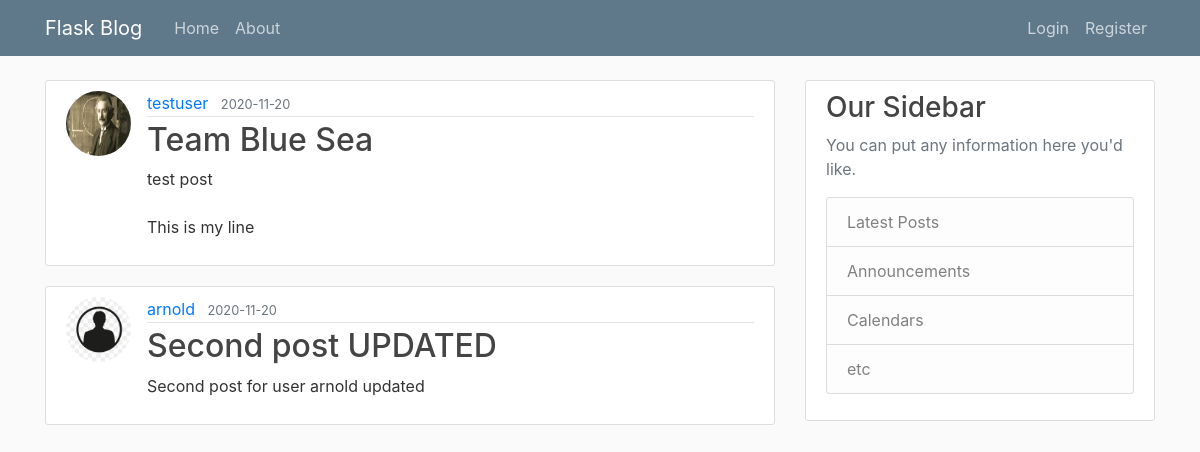
Page /home on the earlier database version.
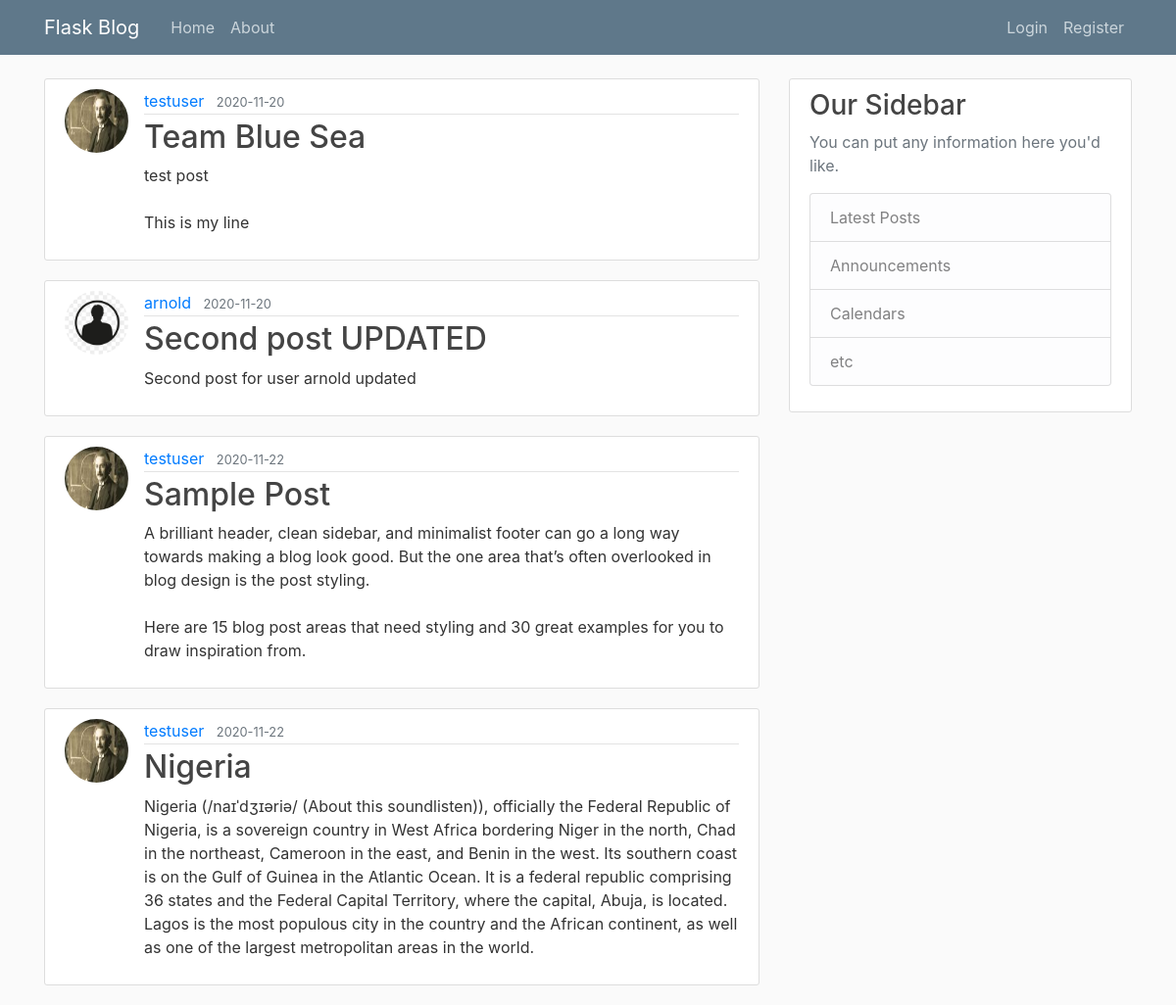
Same page on the later database version.
### flaskblog/models.py (models this page shows, shortened)
class Post(db.Model):
    id = db.Column(db.Integer, primary_key=True)
    title = db.Column(db.String(100), nullable=False)
    date_posted = db.Column(db.DateTime, nullable=False, default=datetime.utcnow)
    content = db.Column(db.Text, nullable=False)
    user_id = db.Column(db.Integer, db.ForeignKey('user.id'), nullable=False)

class User(db.Model, UserMixin):
    id = db.Column(db.Integer, primary_key=True)
    username = db.Column(db.String(20), unique=True, nullable=False)
    email = db.Column(db.String(120), unique=True, nullable=False)
    image_file = db.Column(db.String(20), nullable=False, default='default.jpg')
    password = db.Column(db.String(60), nullable=False)
    posts = db.relationship('Post', backref='author', lazy=True)

### flaskblog/routes.py (the view)
@app.route("/")
@app.route("/home")
def home():
    posts = Post.query.all()
    return render_template('home.html', posts=posts)

### flaskblog/templates/home.html
{% extends "layout.html" %}
{% block content %}
	{% for post in posts %}
		<article class="media content-section">
		  <img class="rounded-circle article-img" src="{{ url_for('static', filename='profile_pic/' + post.author.image_file) }}">
		  <div class="media-body">
		    <div class="article-metadata">
		      <a class="mr-2" href="#">{{ post.author.username }}</a>
		      <small class="text-muted">{{ post.date_posted.strftime('%Y-%m-%d') }}</small>
		    </div>
		    <h2><a class="article-title" href="{{ url_for('post', post_id=post.id)}}">{{ post.title }}</a></h2>
		    <p class="article-content">{{ post.content }}</p>
		  </div>
		</article>
	{% endfor %}
{% endblock content %}

### flaskblog/templates/layout.html (shortened to what this page needs)
<!DOCTYPE html>
<html>
<head>
    <link rel="stylesheet" href="https://maxcdn.bootstrapcdn.com/bootstrap/4.0.0/css/bootstrap.min.css">
    <link rel="stylesheet" type="text/css" href="{{ url_for('static', filename='main.css') }}">
</head>
<body>
    <header class="site-header">
      <nav class="navbar navbar-expand-md navbar-dark bg-steel fixed-top">
        <div class="container">
          <a class="navbar-brand mr-4" href="/">Flask Blog</a>
          <div class="collapse navbar-collapse" id="navbarToggle">
            <div class="navbar-nav mr-auto">
              <a class="nav-item nav-link" href="{{ url_for('home') }}">Home</a>
              <a class="nav-item nav-link" href="{{ url_for('about') }}">About</a>
            </div>
            <div class="navbar-nav">
              {% if current_user.is_authenticated %}
                <a class="nav-item nav-link" href="{{ url_for('new_post') }}">New Post</a>
                <a class="nav-item nav-link" href="{{ url_for('account') }}">Account</a>
                <a class="nav-item nav-link" href="{{ url_for('logout') }}">Logout</a>
              {% else %}
                <a class="nav-item nav-link" href="{{ url_for('login') }}">Login</a>
                <a class="nav-item nav-link" href="{{ url_for('register') }}">Register</a>
              {% endif %}
            </div>
          </div>
        </div>
      </nav>
    </header>
    <main role="main" class="container">
      <div class="row">
        <div class="col-md-8">
          {% block content %}{% endblock %}
        </div>
        <div class="col-md-4">
          <div class="content-section">
            <h3>Our Sidebar</h3>
            <p class='text-muted'>You can put any information here you'd like.
              <ul class="list-group">
                <li class="list-group-item list-group-item-light">Latest Posts</li>
                <li class="list-group-item list-group-item-light">Announcements</li>
                <li class="list-group-item list-group-item-light">Calendars</li>
                <li class="list-group-item list-group-item-light">etc</li>
              </ul>
            </p>
          </div>
        </div>
      </div>
    </main>
</body>
</html>

### flaskblog/static/main.css (style rules this page uses)
body { background: #fafafa; color: #333333; margin-top: 5rem; }
h1, h2, h3, h4, h5, h6 { color: #444444; }
.bg-steel { background-color: #5f788a; }
.site-header .navbar-nav .nav-link { color: #cbd5db; }
.content-section { background: #ffffff; padding: 10px 20px; border: 1px solid #dddddd; border-radius: 3px; margin-bottom: 20px; }
.article-title { color: #444444; }
.article-content { white-space: pre-line; }
.article-img { height: 65px; width: 65px; margin-right: 16px; }
.article-metadata { padding-bottom: 1px; margin-bottom: 4px; border-bottom: 1px solid #e3e3e3 }

Differences in the rows shown:
added Post: image_file (picture), author.username "testuser", date_posted "2020-11-22", title "Sample Post", content "A brilliant header, clean sidebar, and minimalist footer can go a long way towards making a blog look good. But the one area that’s often overlooked in blog design is the post styling. Here are 15 blog post areas that need styling and 30 great examples for you to draw inspiration from."
added Post: image_file (picture), author.username "testuser", date_posted "2020-11-22", title "Nigeria", content "Nigeria (/naɪˈdʒɪəriə/ (About this soundlisten)), officially the Federal Republic of Nigeria, is a sovereign country in West Africa bordering Niger in the north, Chad in the northeast, Cameroon in the east, and Benin in the west. Its southern coast is on the Gulf of Guinea in the Atlantic Ocean. It is a federal republic comprising 36 states and the Federal Capital Territory, where the capital, Abuja, is located. Lagos is the most populous city in the country and the African continent, as well as one of the largest metropolitan areas in the world."
